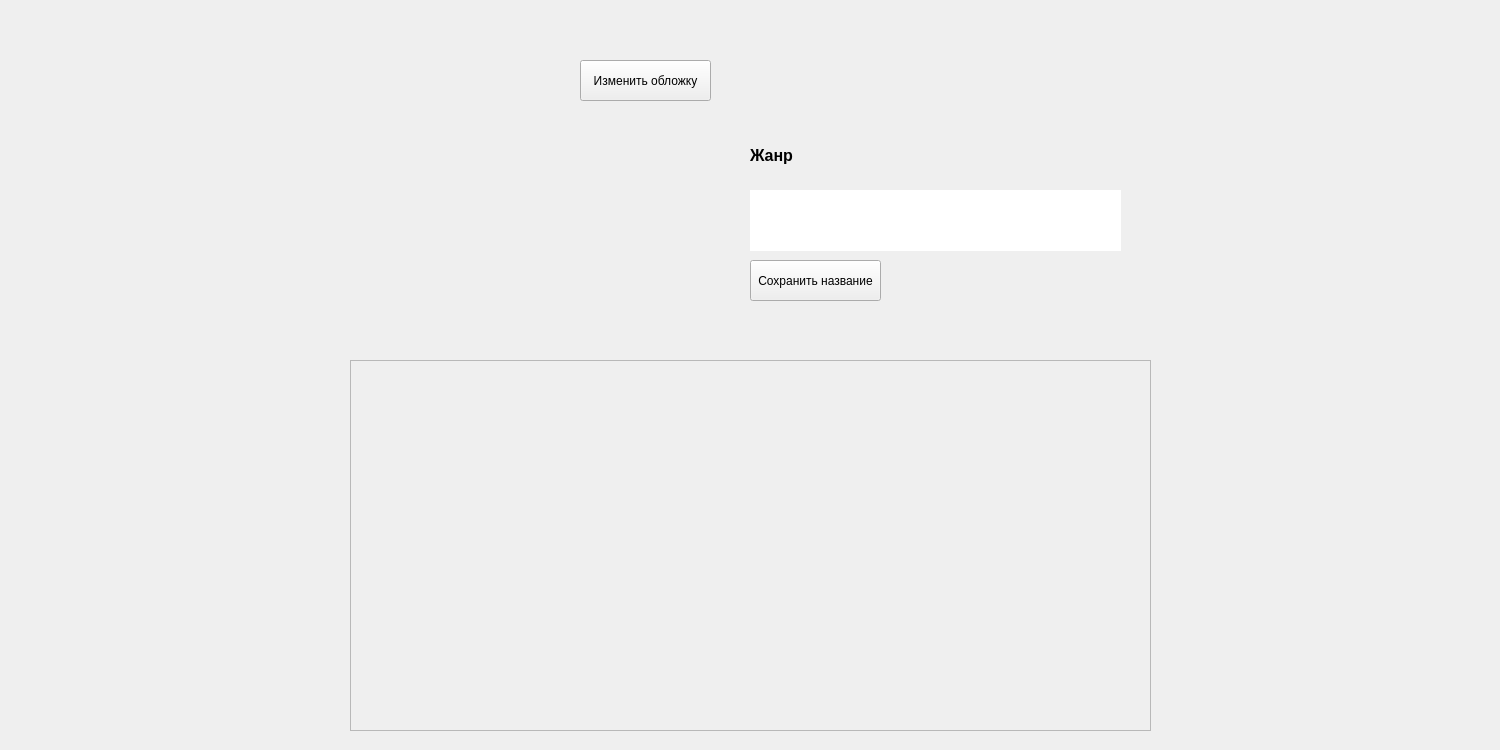
<?xml version="1.0" encoding="UTF-8"?>
<ui version="4.0">
 <class>GenreFragment</class>
 <widget class="QFrame" name="GenreFragment">
  <property name="geometry">
   <rect>
    <x>0</x>
    <y>0</y>
    <width>1500</width>
    <height>750</height>
   </rect>
  </property>
  <property name="windowTitle">
   <string>Frame</string>
  </property>
  <widget class="QScrollArea" name="scrollArea">
   <property name="geometry">
    <rect>
     <x>350</x>
     <y>360</y>
     <width>801</width>
     <height>371</height>
    </rect>
   </property>
   <property name="widgetResizable">
    <bool>true</bool>
   </property>
   <widget class="QWidget" name="scrollAreaWidgetContents">
    <property name="geometry">
     <rect>
      <x>0</x>
      <y>0</y>
      <width>799</width>
      <height>369</height>
     </rect>
    </property>
   </widget>
  </widget>
  <widget class="QPushButton" name="pb_changeName">
   <property name="geometry">
    <rect>
     <x>750</x>
     <y>260</y>
     <width>131</width>
     <height>41</height>
    </rect>
   </property>
   <property name="text">
    <string>Сохранить название</string>
   </property>
  </widget>
  <widget class="QLabel" name="l_Cover">
   <property name="geometry">
    <rect>
     <x>510</x>
     <y>120</y>
     <width>200</width>
     <height>200</height>
    </rect>
   </property>
   <property name="text">
    <string/>
   </property>
  </widget>
  <widget class="QLineEdit" name="LE_name">
   <property name="geometry">
    <rect>
     <x>750</x>
     <y>190</y>
     <width>371</width>
     <height>61</height>
    </rect>
   </property>
   <property name="font">
    <font>
     <family>Segoe UI Black</family>
     <pointsize>12</pointsize>
     <weight>75</weight>
     <bold>true</bold>
    </font>
   </property>
   <property name="styleSheet">
    <string notr="true">border: none</string>
   </property>
  </widget>
  <widget class="QPushButton" name="pb_changeCover">
   <property name="geometry">
    <rect>
     <x>580</x>
     <y>60</y>
     <width>131</width>
     <height>41</height>
    </rect>
   </property>
   <property name="text">
    <string>Изменить обложку</string>
   </property>
  </widget>
  <widget class="QLabel" name="label">
   <property name="geometry">
    <rect>
     <x>750</x>
     <y>130</y>
     <width>371</width>
     <height>51</height>
    </rect>
   </property>
   <property name="font">
    <font>
     <family>Segoe UI</family>
     <pointsize>12</pointsize>
     <weight>75</weight>
     <bold>true</bold>
    </font>
   </property>
   <property name="text">
    <string>Жанр</string>
   </property>
  </widget>
 </widget>
 <resources/>
 <connections/>
</ui>
